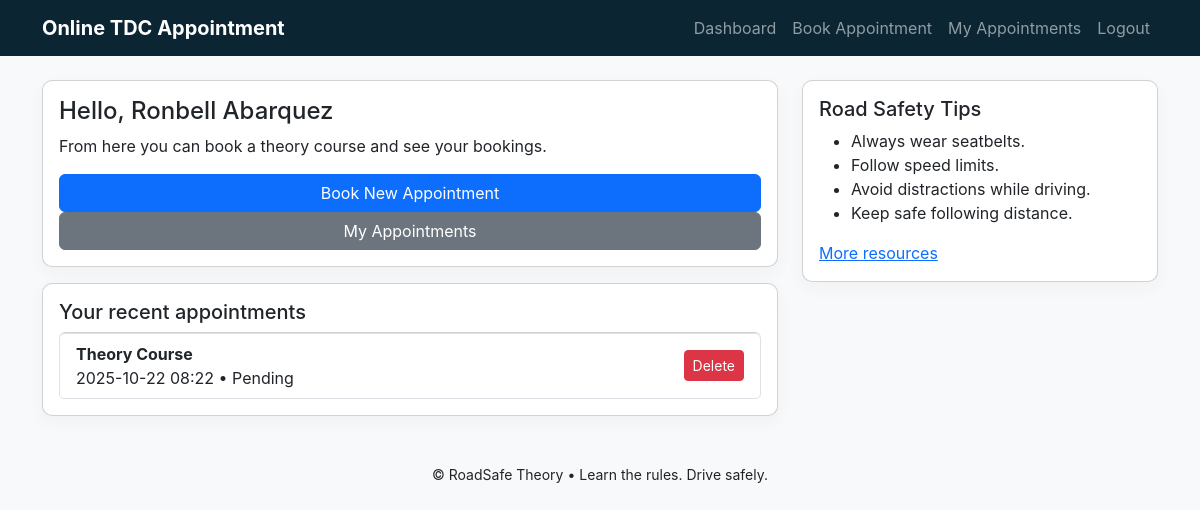
Page /dashboard (signed in) on the committed database.
### app.py (models this page shows, shortened)
class User(db.Model):
    id = db.Column(db.Integer, primary_key=True)
    username = db.Column(db.String(150), unique=True, nullable=False)
    password_hash = db.Column(db.String(256), nullable=False)
    full_name = db.Column(db.String(200))
    email = db.Column(db.String(200))
    is_admin = db.Column(db.Boolean, default=False)
    appointments = db.relationship('Appointment', backref='user', lazy=True)

class Appointment(db.Model):
    id = db.Column(db.Integer, primary_key=True)
    user_id = db.Column(db.Integer, db.ForeignKey('user.id'), nullable=False)
    full_name = db.Column(db.String(200), nullable=False)
    email = db.Column(db.String(200), nullable=False)
    contact_number = db.Column(db.String(50), nullable=False)
    preferred_date = db.Column(db.String(50), nullable=False)
    preferred_time = db.Column(db.String(50), nullable=False)
    remarks = db.Column(db.Text)
    status = db.Column(db.String(50), default='Pending')
    created_at = db.Column(db.DateTime, default=datetime.utcnow)

### app.py (the view)
@app.route('/dashboard')
@login_required
def dashboard():
    user = User.query.get(session['user_id'])
    appointments = Appointment.query.filter_by(user_id=user.id).order_by(Appointment.created_at.desc()).all()
    return render_template('dashboard.html', user=user, appointments=appointments)

### app.py (called while the page is built)
def login_required(view):
    from functools import wraps
    @wraps(view)
    def wrapped(*args, **kwargs):
        if 'user_id' not in session:
            return redirect(url_for('index'))
        return view(*args, **kwargs)
    return wrapped

### templates/dashboard.html (shortened to what this page needs)
{% extends "base.html" %}
{% block content %}
<div class="row">
  <div class="col-md-8">
    <div class="card p-3">
      <h4>Hello, {{ user.full_name or user.username }}</h4>
      <p>From here you can book a theory course and see your bookings.</p>
      <a class="btn btn-primary" href="{{ url_for('new_appointment') }}">Book New Appointment</a>
      <a class="btn btn-secondary" href="{{ url_for('my_appointments') }}">My Appointments</a>
    </div>
    <div class="card mt-3 p-3">
      <h5>Your recent appointments</h5>
      {% if appointments %}
        <ul class="list-group">
        {% for appt in appointments %}
          <li class="list-group-item d-flex justify-content-between align-items-center">
            <div>
              <strong>{{ appt.course_type if appt.course_type else 'Theory Course' }}</strong><br>
              {{ appt.preferred_date }} {{ appt.preferred_time }} • {{ appt.status }}
            </div>
            <form action="{{ url_for('delete_appointment', appt_id=appt.id) }}" method="post" onsubmit="return confirm('Delete appointment?');">
              <button class="btn btn-sm btn-danger">Delete</button>
            </form>
          </li>
        {% endfor %}
        </ul>
      {% else %}
        <p>No appointments yet.</p>
      {% endif %}
    </div>
  </div>
  <div class="col-md-4">
    <div class="card p-3">
      <h5>Road Safety Tips</h5>
      <ul>
        <li>Always wear seatbelts.</li>
        <li>Follow speed limits.</li>
        <li>Avoid distractions while driving.</li>
        <li>Keep safe following distance.</li>
      </ul>
      <a href="https://www.who.int/health-topics/road-safety" target="_blank">More resources</a>
    </div>
  </div>
</div>
{% endblock %}

### static/styles.css (style rules this page uses)
body { font-family: Inter, system-ui, -apple-system, 'Segoe UI', Roboto, 'Helvetica Neue', Arial; }
.card { border-radius:10px; box-shadow: 0 6px 18px rgba(10,40,50,0.04); }

### rows in the picture
User: full_name "Ronbell Abarquez"
Appointment: course_type "Theory Course", preferred_date "2025-10-22", preferred_time "08:22", status "Pending"
